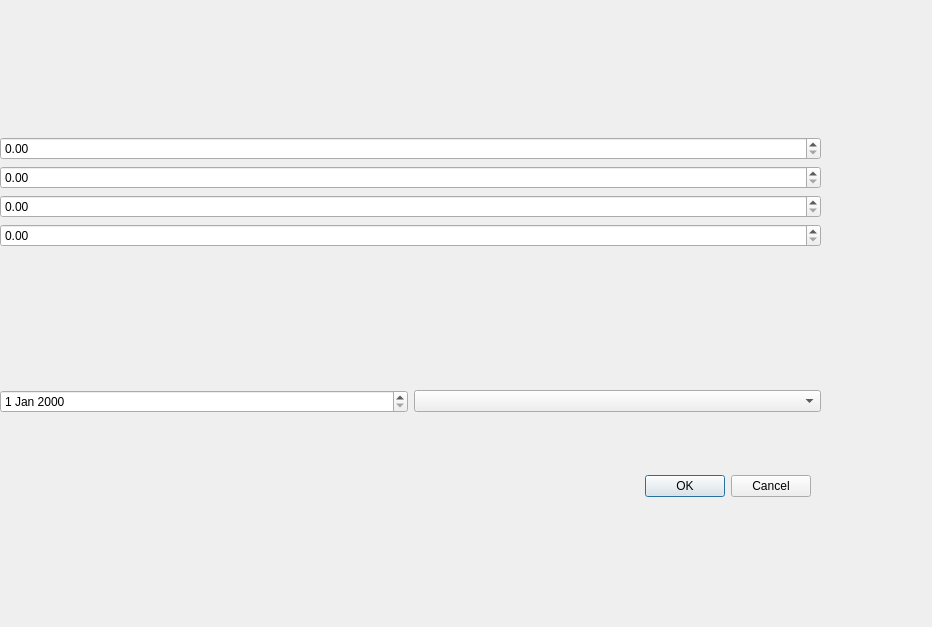
<?xml version="1.0" encoding="UTF-8"?>
<ui version="4.0">
 <class>ConfigDialog</class>
 <widget class="QDialog" name="ConfigDialog">
  <property name="geometry">
   <rect>
    <x>0</x>
    <y>0</y>
    <width>932</width>
    <height>627</height>
   </rect>
  </property>
  <property name="windowTitle">
   <string>Dialog</string>
  </property>
  <widget class="QWidget" name="verticalLayoutWidget_2">
   <property name="geometry">
    <rect>
     <x>0</x>
     <y>0</y>
     <width>821</width>
     <height>551</height>
    </rect>
   </property>
   <layout class="QVBoxLayout" name="verticalLayout_5">
    <item>
     <layout class="QVBoxLayout" name="verticalLayout_6">
      <item>
       <widget class="QDoubleSpinBox" name="spnTensaoMin"/>
      </item>
      <item>
       <widget class="QDoubleSpinBox" name="spnTensaoMax"/>
      </item>
      <item>
       <widget class="QDoubleSpinBox" name="spnIntervalo"/>
      </item>
      <item>
       <widget class="QDoubleSpinBox" name="spnCorrenteMax"/>
      </item>
     </layout>
    </item>
    <item>
     <layout class="QHBoxLayout" name="horizontalLayout_3">
      <item>
       <widget class="QDateEdit" name="dateInicio"/>
      </item>
      <item>
       <widget class="QComboBox" name="cmbPeriodo"/>
      </item>
     </layout>
    </item>
   </layout>
  </widget>
  <widget class="QDialogButtonBox" name="buttonBox">
   <property name="geometry">
    <rect>
     <x>470</x>
     <y>470</y>
     <width>341</width>
     <height>32</height>
    </rect>
   </property>
   <property name="orientation">
    <enum>Qt::Horizontal</enum>
   </property>
   <property name="standardButtons">
    <set>QDialogButtonBox::Cancel|QDialogButtonBox::Ok</set>
   </property>
  </widget>
 </widget>
 <resources/>
 <connections/>
</ui>
